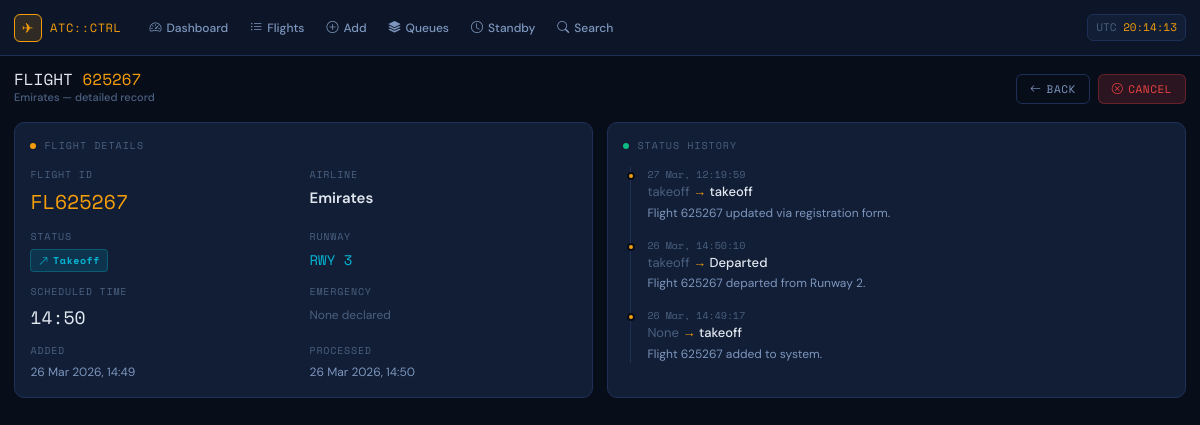
Screenshot of /flights/2/ with the database file from the repository.
### port/models.py (models this page shows, shortened)
class Flight(models.Model):
    STATUS_CHOICES = [
        ('landing',  'Landing'),
        ('takeoff',  'Takeoff'),
        ('StandBy',  'Stand By'),
        ('Landed',   'Landed'),
        ('Departed', 'Departed'),
        ('Cancelled','Cancelled'),
    ]
    flight_id    = models.IntegerField(unique=True, verbose_name="Flight ID")
    airline      = models.CharField(max_length=100, default="Unknown")
    status       = models.CharField(max_length=20, choices=STATUS_CHOICES, default='StandBy')
    emergency    = models.BooleanField(default=False)
    time         = models.IntegerField(
        default=0,
        help_text="Scheduled time in minutes past midnight (0–1439)"
    )
    date_day     = models.IntegerField(
        default=1,
        verbose_name="Day of Year",
        help_text="Day of the current year (1–365). Cannot be earlier than today."
    )
    runway_id    = models.IntegerField(
        default=1,
        verbose_name="Runway ID",
        help_text="Runway number (1–5)"
    )
    created_at   = models.DateTimeField(default=timezone.now)
    processed_at = models.DateTimeField(null=True, blank=True)
    class Meta:
        ordering = ['date_day', 'time', '-emergency']
    @property
    def formatted_time(self):
        h = self.time // 60
        m = self.time % 60
        return f"{h:02d}:{m:02d}"
    @property
    def is_pending(self):
        return self.status in ('landing', 'takeoff', 'StandBy')

class FlightLog(models.Model):
    flight     = models.ForeignKey(Flight, on_delete=models.CASCADE, related_name='logs')
    old_status = models.CharField(max_length=20)
    new_status = models.CharField(max_length=20)
    message    = models.TextField(blank=True)
    timestamp  = models.DateTimeField(default=timezone.now)
    class Meta:
        ordering = ['-timestamp']

### port/views.py (the view)
# urls.py: path('flights/<int:pk>/',   views.flight_detail,   name='flight_detail'),
def flight_detail(request, pk):
    flight = get_object_or_404(Flight, pk=pk)
    logs   = flight.logs.all()
    return render(request, 'port/flight_detail.html', {'flight': flight, 'logs': logs})

### port/templates/port/flight_detail.html (shortened to what this page needs)
{% extends 'port/base.html' %}
{% block content %}
<div class="page-header">
  <div>
    <h1 class="page-title">FLIGHT <span style="color:var(--amber)">{{ flight.flight_id }}</span>
      <small>{{ flight.airline }} — detailed record</small>
    </h1>
  </div>
  <div class="page-actions">
    <a href="{% url 'flight_list' %}" class="btn-atc btn-ghost"><i class="bi bi-arrow-left"></i> BACK</a>
    {% if flight.is_pending %}
    <a href="{% url 'cancel_flight' flight.pk %}" class="btn-atc btn-red"><i class="bi bi-x-circle"></i> CANCEL</a>
    {% endif %}
  </div>
</div>
<div style="display:grid; grid-template-columns: 1fr 1fr; gap:1rem;">
  <div class="atc-card">
    <div class="atc-card-header"><span class="dot"></span> FLIGHT DETAILS</div>
    <div style="display:grid; grid-template-columns: 1fr 1fr; gap:12px;">
      <div>
        <div class="atc-label">Flight ID</div>
        <div class="mono" style="font-size:20px; color:var(--amber);">FL{{ flight.flight_id }}</div>
      </div>
      <div>
        <div class="atc-label">Airline</div>
        <div style="font-size:15px; font-weight:600; color:var(--text-primary);">{{ flight.airline }}</div>
      </div>
      <div>
        <div class="atc-label">Status</div>
        <div>{% include 'port/_status_badge.html' with status=flight.status %}</div>
      </div>
      <div>
        <div class="atc-label">Runway</div>
        <div class="mono" style="color:var(--cyan);">RWY {{ flight.runway_id }}</div>
      </div>
      <div>
        <div class="atc-label">Scheduled Time</div>
        <div class="mono" style="font-size:18px; color:var(--text-primary);">{{ flight.formatted_time }}</div>
      </div>
      <div>
        <div class="atc-label">Emergency</div>
        {% if flight.emergency %}
        <span class="atc-badge badge-emergency"><i class="bi bi-exclamation-circle"></i> YES</span>
        {% else %}
        <span style="color:var(--text-muted); font-size:12px;">None declared</span>
        {% endif %}
      </div>
      <div>
        <div class="atc-label">Added</div>
        <div style="font-size:12px; color:var(--text-secondary);">{{ flight.created_at|date:"d M Y, H:i" }}</div>
      </div>
      {% if flight.processed_at %}
      <div>
        <div class="atc-label">Processed</div>
        <div style="font-size:12px; color:var(--text-secondary);">{{ flight.processed_at|date:"d M Y, H:i" }}</div>
      </div>
      {% endif %}
    </div>
  </div>
  <div class="atc-card">
    <div class="atc-card-header"><span class="dot" style="background:var(--green)"></span> STATUS HISTORY</div>
    {% if logs %}
    <div class="timeline">
      {% for log in logs %}
      <div class="timeline-item">
        <div class="tl-time">{{ log.timestamp|date:"d M, H:i:s" }}</div>
        <div class="tl-label">
          <span style="color:var(--text-muted)">{{ log.old_status }}</span>
          <span style="color:var(--amber);"> → </span>
          <span style="color:var(--text-primary); font-weight:500;">{{ log.new_status }}</span>
        </div>
        {% if log.message %}
        <div class="tl-msg">{{ log.message }}</div>
        {% endif %}
      </div>
      {% endfor %}
    </div>
    {% else %}
    <div style="color:var(--text-muted); font-size:12px; padding:12px 0;">No status changes logged yet.</div>
    {% endif %}
  </div>
</div>
{% endblock %}

### port/templates/port/base.html (style rules this page uses)
:root { --bg-deep: #080d1a; --bg-panel: #0d1628; --bg-card: #111e35; --bg-hover: #162340; --border: #1e3058; --border-lt: #2a4070; --amber: #f59e0b; --amber-glow: rgba(245,158,11,0.15); --green: #10b981; --green-glow: rgba(16,185,129,0.15); --red: #ef4444; --red-glow: rgba(239,68,68,0.15); --blue: #3b82f6; --blue-glow: rgba(59,130,246,0.15); --cyan: #06b6d4; --text-primary: #e2e8f0; --text-secondary: #7d96be; --text-muted: #4a6080; --mono: 'Space Mono', monospace; --sans: 'DM Sans', sans-serif; }
*, *::before, *::after { box-sizing: border-box; }
html, body { background-color: var(--bg-deep); color: var(--text-primary); font-family: var(--sans); font-size: 14px; min-height: 100vh; }
.page-header { display: flex; align-items: flex-end; justify-content: space-between; margin-bottom: 1.25rem; flex-wrap: wrap; gap: 10px; }
.page-title { font-family: var(--mono); font-size: 16px; color: var(--text-primary); margin: 0; }
.page-title small { font-family: var(--sans); font-size: 11px; color: var(--text-muted); display: block; margin-top: 2px; }
.page-actions { display: flex; gap: 8px; flex-wrap: wrap; }
.atc-card { background: var(--bg-card); border: 1px solid var(--border); border-radius: 10px; padding: 1.1rem; }
.atc-card-header { font-family: var(--mono); font-size: 10px; letter-spacing: 0.1em; text-transform: uppercase; color: var(--text-muted); margin-bottom: 1rem; display: flex; align-items: center; gap: 8px; }
.atc-card-header .dot { width: 6px; height: 6px; border-radius: 50%; background: var(--amber); flex-shrink: 0; }
.btn-atc { font-family: var(--mono); font-size: 11px; letter-spacing: 0.05em; padding: 6px 13px; border-radius: 6px; border: 1px solid transparent; cursor: pointer; transition: all 0.15s; display: inline-flex; align-items: center; gap: 5px; text-decoration: none; white-space: nowrap; }
.btn-red { background: var(--red-glow); color: var(--red); border-color: rgba(239,68,68,0.3); }
.btn-ghost { background: transparent; color: var(--text-secondary); border-color: var(--border); }
.atc-label { font-family: var(--mono); font-size: 10px; letter-spacing: 0.08em; text-transform: uppercase; color: var(--text-muted); margin-bottom: 5px; display: block; }
.timeline { position: relative; padding-left: 24px; }
.timeline::before { content: ''; position: absolute; left: 7px; top: 0; bottom: 0; width: 1px; background: var(--border); }
.timeline-item { position: relative; margin-bottom: 16px; }
.timeline-item::before { content: ''; position: absolute; left: -20px; top: 5px; width: 8px; height: 8px; border-radius: 50%; background: var(--amber); border: 2px solid var(--bg-deep); }
.timeline-item .tl-time { font-family: var(--mono); font-size: 10px; color: var(--text-muted); }
.timeline-item .tl-label { font-size: 13px; color: var(--text-primary); }
.timeline-item .tl-msg { font-size: 12px; color: var(--text-secondary); margin-top: 2px; }
.mono { font-family: var(--mono); }

### rows the page displays
Flight: flight_id "625267", airline "Emirates", runway_id "3", formatted_time "14:50", created_at "26 Mar 2026, 14:49", processed_at "26 Mar 2026, 14:50"
FlightLog: timestamp "27 Mar, 12:19:59", old_status "takeoff", new_status "takeoff", message "Flight 625267 updated via registration form."
FlightLog: timestamp "26 Mar, 14:50:10", old_status "takeoff", new_status "Departed", message "Flight 625267 departed from Runway 2."
FlightLog: timestamp "26 Mar, 14:49:17", old_status "None", new_status "takeoff", message "Flight 625267 added to system."
